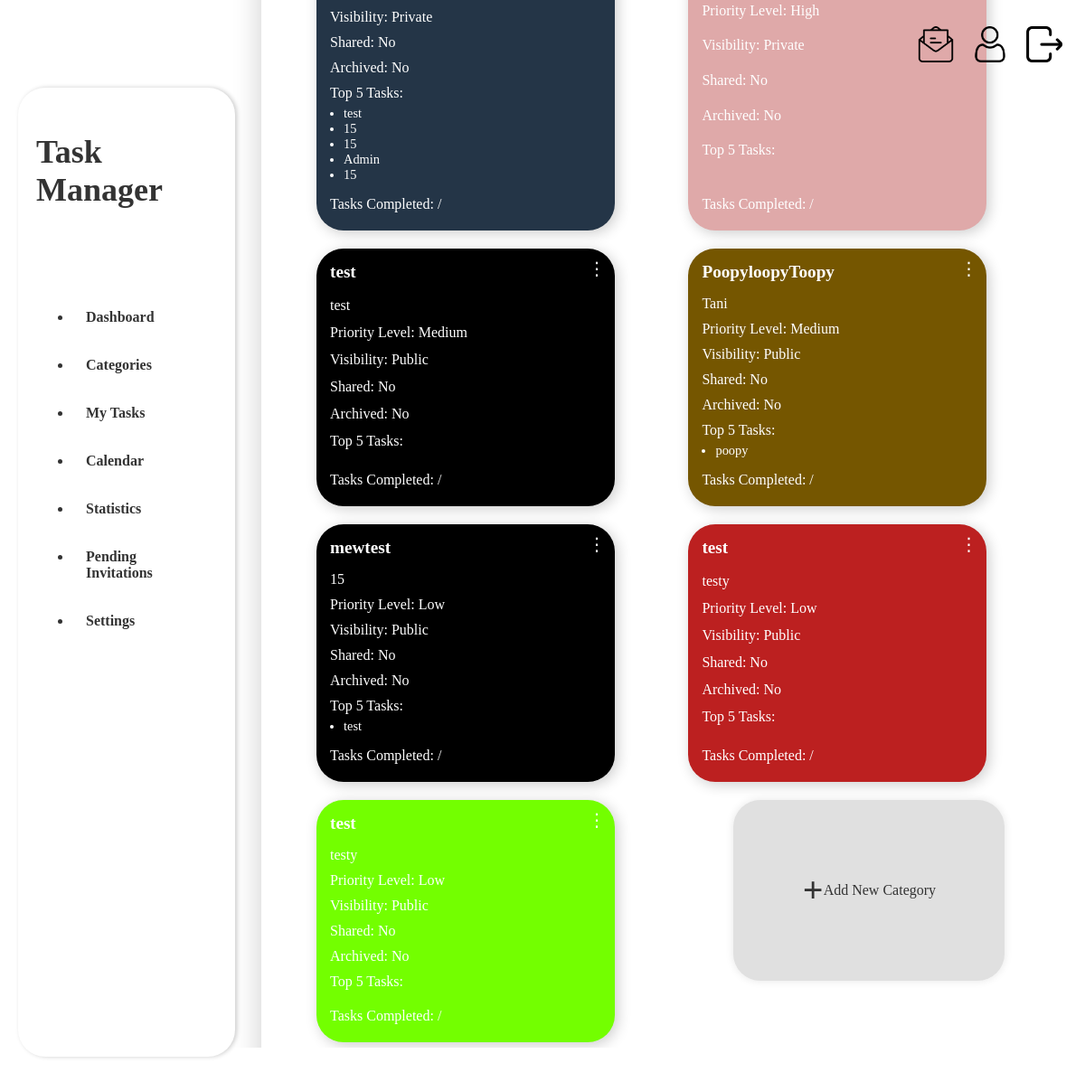
/categories (signed in), run on the app's committed database.
### app/models.py (models this page shows)
class Category(db.Model):
    id = db.Column(db.Integer, primary_key=True, autoincrement=True)
    name = db.Column(db.String(100), nullable=False)
    description = db.Column(db.String(255), nullable=True)
    color = db.Column(db.String(7), nullable=False, default="#007bff")
    user_id = db.Column(db.Integer, db.ForeignKey('user.id'), nullable=False)
    priority_level = db.Column(db.Enum('Low', 'Medium', 'High', name='priority_levels'), default='Medium')
    visibility = db.Column(db.Enum('Public', 'Private', name='visibility_levels'), default='Private')
    created_at = db.Column(db.DateTime, default=datetime.utcnow)
    updated_at = db.Column(db.DateTime, onupdate=datetime.utcnow)
    is_shared = db.Column(db.Boolean, default=False)
    icon = db.Column(db.String(100), nullable=True)
    default_reminders = db.Column(db.Boolean, default=False)
    archived = db.Column(db.Boolean, default=False)
    shared_with = db.relationship('User', secondary='category_user', backref='shared_categories')
    activity_logs = db.relationship('ActivityLog', back_populates='category', lazy=True)
    tasks = db.relationship('Task', back_populates='category', lazy=True)

class Task(db.Model):
    id = db.Column(db.Integer, primary_key=True)
    title = db.Column(db.String(120), nullable=False)
    description = db.Column(db.Text, nullable=True)
    start_time = db.Column(db.DateTime, nullable=True)
    end_time = db.Column(db.DateTime, nullable=True)
    completed = db.Column(db.Boolean, default=False)
    priority = db.Column(db.String(20), nullable=False, default='Medium')
    status = db.Column(db.String(20), nullable=False, default='Not Started')
    tags = db.Column(db.String(255), nullable=True)
    is_recurring = db.Column(db.Boolean, default=False)
    recurrence_frequency = db.Column(db.String(20), nullable=True)
    reminder_time = db.Column(db.DateTime, nullable=True)
    category_id = db.Column(db.Integer, db.ForeignKey('category.id'), nullable=True)
    user_id = db.Column(db.Integer, db.ForeignKey('user.id'), nullable=False)
    category = db.relationship('Category', back_populates='tasks')
    task_owner = db.relationship('User', back_populates='tasks_owned_by_user')
    assigned_users = db.relationship('User', secondary='task_assignees', back_populates='assigned_tasks')

### app/routes.py (the view, shortened to what this page needs)
@main.route('/categories', methods=['GET', 'POST'])
@login_required
def categories():
    form = CategoryForm()
    user_id = session.get('user_id')
    user_categories = Category.query.filter_by(user_id=user_id).all()
    return render_template('categories.html', form=form, categories=user_categories)

### app/utils/utils.py (called while the page is built)
def login_required(f):
    @wraps(f)
    def decorated_function(*args, **kwargs):
        if 'user_id' not in session:  # Check if the user is logged in
            flash('Please log in to access this page.', 'warning')
            return redirect(url_for('main.login'))
        return f(*args, **kwargs)
    return decorated_function

### app/templates/categories.html (shortened to what this page needs)
<!DOCTYPE html>
<html lang="en">
<head>
    <link rel="stylesheet" href="{{ url_for('static', filename='styles.css') }}">
</head>
<body>
    {% extends "base.html" %}
    {% block content %}
        <div class="categories-grid">
            <div class="grid-container">
                {% if categories %}
                    {% for category in categories %}
                    <div class="category-card" data-category-id="{{ category.id }}" style="background-color: {{ category.color | safe }};">
                        <div class="menu-icon" data-category-id="{{ category.id }}" style="position: absolute; top: 10px; right: 10px;">&#x22EE;</div>
                        <h3>{{ category.name }}</h3>
                        <p class="category-description">{{ category.description }}</p>
                        <p class="priority-level">Priority Level: {{ category.priority_level }}</p>
                        <p class="visibility">Visibility: {{ category.visibility }}</p>
                        <p class="shared">Shared: {{ 'Yes' if category.is_shared else 'No' }}</p>
                        <p class="archived">Archived: {{ 'Yes' if category.archived else 'No' }}</p>
                        <p>Top 5 Tasks:</p>
                        <ul>
                            {% for task in category.tasks[:5] %}
                                <li>{{ task.title }}</li>
                            {% endfor %}
                        </ul>
                        <p>Tasks Completed: {{ category.completed_tasks }} / {{ category.task_count }}</p>
                    </div>
                    {% endfor %}
                {% endif %}
                <div class="add-category-card" id="addCategoryCard">
                    <h2>+</h2>
                    <br>
                    <p>Add New Category</p>
                </div>
            {% endblock %}

### app/templates/base.html (shortened to what this page needs)
<!DOCTYPE html>
<html lang="en">
<head>
    <link rel="stylesheet" href="{{ url_for('static', filename='styles.css') }}">
</head>
<body>
<div class="glass-container">
    <aside class="sidebar">
        <div class="sidebar-header">
            <h2>Task Manager</h2>
        </div>
        <ul class="sidebar-menu">
            <li><a href="{{ url_for('main.dashboard') }}">Dashboard</a></li>
            <li><a href="{{ url_for('main.categories') }}">Categories</a></li>
            <li><a href="{{ url_for('main.my_tasks') }}">My Tasks</a></li>
            <li><a href="{{ url_for('main.calendar') }}">Calendar</a></li>
            <li><a href="{{ url_for('main.statistics') }}">Statistics</a></li>
            <li><a href="{{ url_for('main.view_invitations') }}">Pending Invitations</a></li>
            <li><a href="{{ url_for('main.settings') }}">Settings</a></li>
        </ul>
    </aside>
    <header class="sticky-header">
        <div class="top-right-icons">
            <a href="{{ url_for('main.view_invitations') }}" class="icon-container">
                <img src="{{ url_for('static', filename='icons/invitation.png') }}" alt="Pending Invitations" title="Pending Invitations">
            </a>
            <a href="{{ url_for('main.profile') }}" class="icon-container">
                <img src="{{ url_for('static', filename='icons/profile.png') }}" alt="Profile" title="profile">
            </a>
            <a href="{{ url_for('main.logout') }}" class="icon-container">
                <img src="{{ url_for('static', filename='icons/logout.png') }}" alt="Logout" title="Logout">
            </a>
        </div>
    </header>
    <div class="main-content">
        {% block content %}{% endblock %}
    </div>
</div>
</body>
</html>

### app/static/styles.css (style rules this page uses)
:root { --primary-color: #007bff; --secondary-color: #28a745; --priority-high-color: #ff5252; --priority-medium-color: #ffa726; --priority-low-color: #66bb6a; --card-width: 300px; --card-height: 200px; --card-padding: 15px; --card-margin: 20px; --header-font-size: 1.2em; --task-list-font-size: 0.9em; --tasks-done-font-size: 1em; --icon-btn-size: 30px; }
.glass-container { position: relative; width: 98.5%; height: 95vh; background: rgba(255, 255, 255, 0.2); border-radius: 20px; -webkit-backdrop-filter: blur(10px); border: 1px solid rgba(255, 255, 255, 0.18); padding: 20px; display: flex; flex-direction: column; justify-content: center; align-items: flex-start; }
.main-content { width: calc(98% - 300px); margin: 20px; margin-left: 260px; margin-top: 90px; border-radius: 20px; padding: 40px; flex-grow: 1; background: rgba(255, 255, 255, 0.3); box-shadow: 0 8px 32px rgba(0, 0, 0, 0.2); backdrop-filter: blur(10px); -webkit-backdrop-filter: blur(10px); border: 1px solid rgba(255, 255, 255, 0.18); }
.sidebar { width: 200px; height: 85%; position: fixed; background-color: var(--sidebar-background, #ffffff); color: #333; padding: 20px; box-shadow: 2px 0 5px rgba(0, 0, 0, 0.2); z-index: 999; border-radius: 30px; display: flex; flex-direction: column; gap: 20px; top: 8%; left: 20px; }
.sidebar-header { font-size: 1.5em; font-weight: bold; display: flex; align-items: center; gap: 10px; padding-bottom: 20px; }
.sidebar-menu a { color: #333; text-decoration: none; font-weight: 500; transition: color 0.3s, background-color 0.3s; display: flex; align-items: center; padding: 10px 15px; border-radius: 10px; }
.sidebar-menu li { margin: 15px 0; }
.sidebar-menu a { color: #333; text-decoration: none; transition: color 0.3s, background-color 0.3s; display: flex; align-items: center; padding: 10px 15px; border-radius: 10px; font-weight: bold; }
.sticky-header { position: absolute; top: 20px; right: 20px; display: flex; justify-content: flex-end; align-items: center; gap: 20px; padding-right: 20px; z-index: 15; width: auto; }
.top-right-icons { display: flex; justify-content: flex-end; align-items: center; gap: 20px; }
.icon-container { cursor: pointer; transition: transform 0.3s ease; }
.icon-container img { width: 40px; height: 40px; transition: filter 0.3s; }
.grid-container { display: grid; grid-template-columns: repeat(auto-fill, minmax(300px, 1fr)); gap: 20px; justify-content: center; padding: 20px; }
.category-card { width: var(--card-width); background: linear-gradient( to bottom right, var(--primary-color) 0%, lighten(var(--primary-color), 20%) 100% ); color: #ffffff; border-radius: 30px; padding: var(--card-padding); box-shadow: 3px 3px 15px rgba(0, 0, 0, 0.2); transition: transform 0.3s, box-shadow 0.3s, background 0.3s; transform: rotate(calc(-2deg + (4 * random()))); display: flex; flex-direction: column; justify-content: space-between; position: relative; max-height: 450px; overflow: hidden; }
.category-card:before { content: ""; position: absolute; top: 0; left: 0; width: 100%; height: 100%; z-index: 0; pointer-events: none; }
.category-card * { position: relative; z-index: 1; }
.category-card h3 { font-size: var(--header-font-size); margin: 0 0 10px; }
.category-card ul { padding-left: 15px; font-size: var(--task-list-font-size); margin: 0 0 10px; }
.category-card p { font-size: var(--tasks-done-font-size); margin: 5px 0; }
.menu-icon { cursor: pointer; position: absolute; right: 15px; top: 15px; font-size: 20px; color: #ffffff; z-index: 2; }
.add-category-card { margin-left: 50px; width: var(--card-width); height: var(--card-height); background-color: #e0e0e0; color: #333; display: flex; align-items: center; justify-content: center; border-radius: 30px; cursor: pointer; pointer-events: auto; z-index: 10; box-shadow: 0 0 10px rgba(0, 0, 0, 0.1); transition: transform 0.3s, box-shadow 0.3s; }
.add-category-card h2 { font-size: 2.5em; margin: 0; }

### data on the page
Category: visibility "Private", is_shared "No", archived "No"
Task: title "test"
Task: title "15"
Task: title "15"
Task: title "Admin"
Task: title "15"
Category: priority_level "High", visibility "Private", is_shared "No", archived "No"
Category: name "test", description "test", priority_level "Medium", visibility "Public", is_shared "No", archived "No"
Category: name "PoopyloopyToopy", description "Tani", priority_level "Medium", visibility "Public", is_shared "No", archived "No"
Task: title "poopy"
Category: name "mewtest", description "15", priority_level "Low", visibility "Public", is_shared "No", archived "No"
Task: title "test"
Category: name "test", description "testy", priority_level "Low", visibility "Public", is_shared "No", archived "No"
Category: name "test", description "testy", priority_level "Low", visibility "Public", is_shared "No", archived "No"
